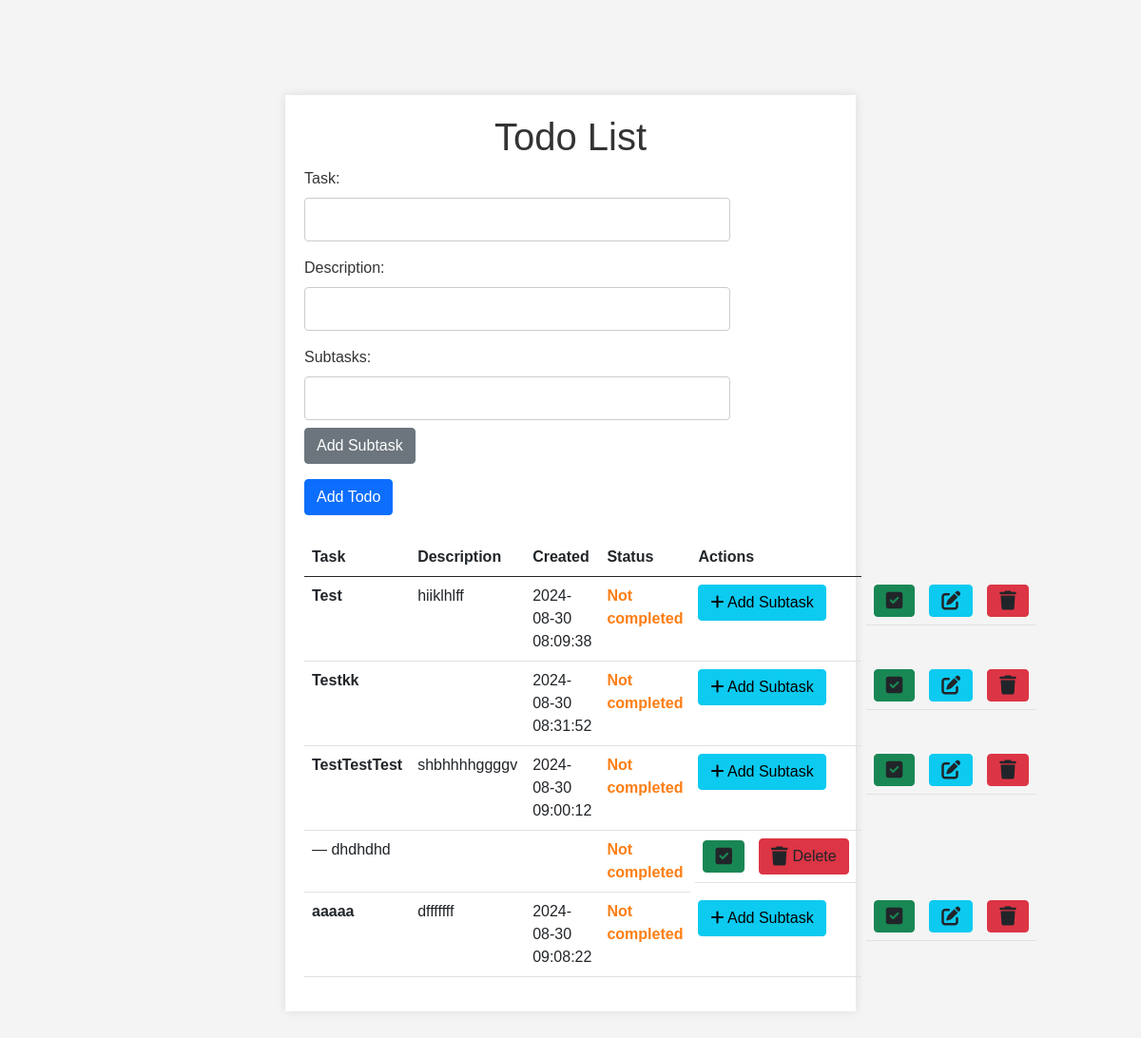
The page / on the database its author committed.
### tables this page shows
CREATE TABLE todos (
    id INTEGER PRIMARY KEY AUTOINCREMENT,
    task TEXT NOT NULL,
    description TEXT,
    created_at TIMESTAMP DEFAULT CURRENT_TIMESTAMP,
    completed BOOLEAN NOT NULL CHECK (completed IN (0, 1)) DEFAULT 0
);

CREATE TABLE subtasks (
    id INTEGER PRIMARY KEY AUTOINCREMENT,
    todo_id INTEGER NOT NULL,
    task TEXT NOT NULL,
    completed BOOLEAN NOT NULL CHECK (completed IN (0, 1)) DEFAULT 0,
    FOREIGN KEY (todo_id) REFERENCES todos(id)
);

### app/routes.py (the view)
@bp.route('/')
def index():
    db_connection = db.get_db()
    todos = db_connection.execute('SELECT * FROM todos').fetchall()
    subtasks = db_connection.execute('SELECT * FROM subtasks').fetchall()
    todos_with_subtasks = []
    for todo in todos:
        todo_dict = dict(todo)
        todo_dict['subtasks'] = [dict(subtask) for subtask in subtasks if subtask['todo_id'] == todo['id']]
        todos_with_subtasks.append(todo_dict)
    return render_template('index.html', todos=todos_with_subtasks)

### app/db.py (called while the page is built)
def get_db():
    if 'db' not in g:
        g.db = sqlite3.connect(current_app.config['DATABASE'])
        g.db.row_factory = sqlite3.Row
    return g.db

def close_connection(exception):
    db = getattr(g, 'db', None)
    if db is not None:
        db.close()

### app/templates/index.html (shortened to what this page needs)
<!DOCTYPE html>
<html lang="en">
    <head>
        <link
            href="https://cdn.jsdelivr.net/npm/bootstrap@5.0.0-beta2/dist/css/bootstrap.min.css"
            rel="stylesheet"
        />
        <link
            rel="stylesheet"
            href="https://cdnjs.cloudflare.com/ajax/libs/font-awesome/6.0.0-beta3/css/all.min.css"
        />
        <link
            rel="stylesheet"
            type="text/css"
            href="{{ url_for('static', filename='css/colors.css') }}"
        />
        <link
            rel="stylesheet"
            type="text/css"
            href="{{ url_for('static', filename='css/styles.css') }}"
        />
    </head>
    <body>
        <div class="container">
            <h1>Todo List</h1>
            <form method="POST" action="{{ url_for('main.add') }}">
                <div class="mb-3">
                    <label for="todo" class="form-label">Task:</label>
                    <input type="text" id="todo" name="todo" class="form-control" required />
                </div>
                <div class="mb-3">
                    <label for="description" class="form-label">Description:</label>
                    <input type="text" id="description" name="description" class="form-control" />
                </div>
                <div class="mb-3" id="subtasks">
                    <label for="subtask" class="form-label">Subtasks:</label>
                    <input type="text" class="form-control mb-2" name="subtask" />
                    <button type="button" class="btn btn-secondary" onclick="addSubtaskField()">
                        Add Subtask
                    </button>
                </div>
                <button type="submit" class="btn btn-primary">Add Todo</button>
            </form>
            <table class="table mt-4">
                <thead>
                    <tr>
                        <th>Task</th>
                        <th>Description</th>
                        <th>Created</th>
                        <th>Status</th>
                        <th>Actions</th>
                    </tr>
                </thead>
                <tbody>
                    {% for todo in todos %}
                    <tr>
                        <td>
                            <strong class="{% if todo['completed'] %}task-completed{% endif %}">
                                {{ todo['task'] }}
                            </strong>
                        </td>
                        <td>{{ todo['description'] }}</td>
                        <td>{{ todo['created_at'] }}</td>
                        <td
                            class="{% if todo['completed'] %}status-completed{% else %}status-not-completed{% endif %}"
                        >
                            {{ 'Completed' if todo['completed'] else 'Not completed' }}
                        </td>
                        <td>
                            <a
                                class="btn btn-info"
                                href="#"
                                onclick="openAddSubtaskModal('{{ todo.id }}')"
                            >
                                <i class="fas fa-plus"></i> Add Subtask
                            </a>
                        </td>
                        <td class="actions">
                            {% if not todo['completed'] %}
                            <a
                                class="btn btn-success"
                                href="{{ url_for('main.toggle_todo', todo_id=todo.id) }}"
                            >
                                <i class="fas fa-check-square"></i>
                            </a>
                            {% endif %}
                            <a
                                class="btn btn-info"
                                href="#"
                                onclick="openEditModal('{{todo.id }}', '{{ todo.task }}', '{{ todo.description }}')"
                            >
                                <i class="fas fa-edit"></i>
                            </a>
                            <a
                                class="btn btn-danger"
                                href="{{ url_for('main.delete_todo', todo_id=todo.id) }}"
                                onclick="return confirm('Are you sure you want to delete this task?')"
                            >
                                <i class="fas fa-trash"></i>
                            </a>
                        </td>
                    </tr>
                    {% for subtask in todo['subtasks'] %}
                    <tr>
                        <td>— {{ subtask['task'] }}</td>
                        <td>{{ subtask['description'] }}</td>
                        <td>{{ subtask['created_at'] }}</td>
                        <td
                            class="{% if subtask['completed'] %}status-completed{% else %}status-not-completed{% endif %}"
                        >
                            {{ 'Completed' if subtask['completed'] else 'Not completed' }}
                        </td>
                        <td class="actions">
                            {% if not subtask['completed'] %}
                            <a
                                class="btn btn-success"
                                href="{{ url_for('main.toggle_subtask', subtask_id=subtask.id) }}"
                            >
                                <i class="fas fa-check-square"></i>
                            </a>
                            {% endif %}
                            <a
                                class="btn btn-danger"
                                href="{{ url_for('main.delete_subtask', subtask_id=subtask.id) }}"
                                onclick="return confirm('Are you sure you want to delete this subtask?');"
                            >
                                <i class="fas fa-trash"></i> Delete
                            </a>
                        </td>
                    </tr>
                    {% endfor %} {% endfor %}
                </tbody>
            </table>
        </div>
    </body>
</html>

### app/static/css/colors.css (style rules this page uses)
:root { --primary-color: #007bff; --dark-primary-color: #0056b3; --secondary-color: #28a745; --alert-color: #dc3545; --highlight-color: #fd7e14; --background-color: #f4f4f4; --text-color: #333; --modal-background: #fefefe; --modal-border-color: #888; --overlay-color: rgba(0, 0, 0, 0.5); --gray-text-color: #6c757d; }

### app/static/css/styles.css (style rules this page uses)
body { font-family: Arial, sans-serif; background-color: var(--background-color); color: var(--text-color); margin: 0; padding: 0; }
.container { width: 50%; margin: 100px auto; background: #ffffff; padding: 20px; box-shadow: 0px 0px 10px rgba(0, 0, 0, 0.1); }
h1 { text-align: center; color: #333; }
form { margin-bottom: 20px; }
input[type="text"] { width: 80%; padding: 10px; margin-right: 10px; border: 1px solid #ccc; }
button { padding: 10px 20px; background-color: var(--primary-color); color: white; border: none; cursor: pointer; }
table { width: 100%; border-collapse: collapse; margin: auto; }
th, td { padding: 10px; text-align: left; }
th { background-color: var(--background-color); }
.actions { display: flex; justify-content: space-between; align-items: center; gap: 15px; margin: 0 5px; cursor: pointer; }
.actions a { text-decoration: none; color: inherit; display: flex; align-items: center; gap: 5px; }
.actions i { font-size: 1.25rem; vertical-align: middle; line-height: 1; }
td.actions { vertical-align: middle; }
.status-not-completed { color: var(--highlight-color); font-weight: bold; }

### rows shown on the page
todos: task "Test", description "hiiklhlff", created_at "2024-08-30 08:09:38", completed "Not completed"
todos: task "Testkk", created_at "2024-08-30 08:31:52", completed "Not completed"
todos: task "TestTestTest", description "shbhhhhggggv", created_at "2024-08-30 09:00:12", completed "Not completed"
subtasks: task "dhdhdhd", completed "Not completed"
todos: task "aaaaa", description "dfffffff", created_at "2024-08-30 09:08:22", completed "Not completed"
